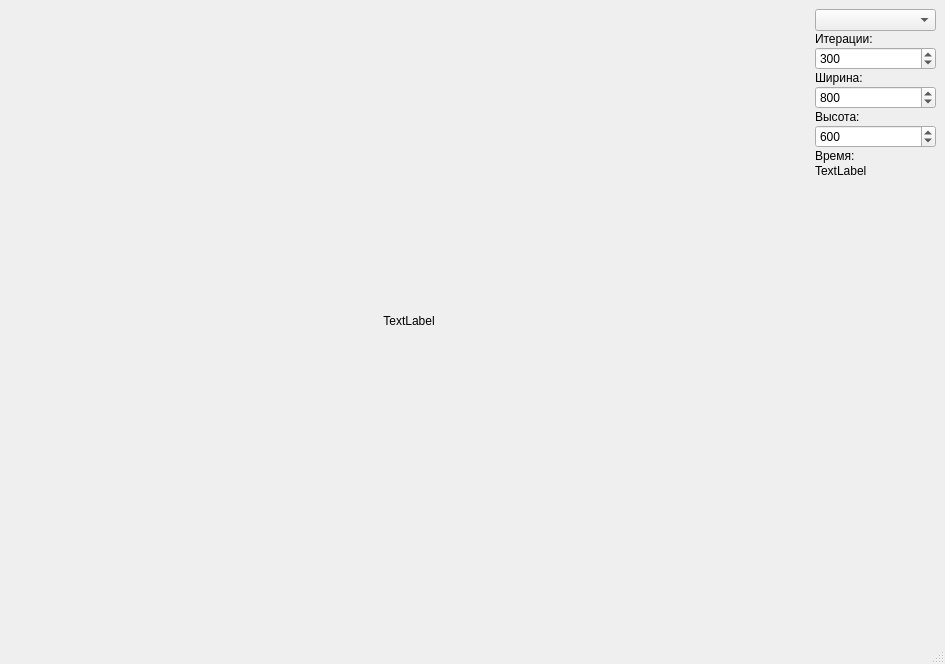
<?xml version="1.0" encoding="UTF-8"?>
<ui version="4.0">
 <class>MainWindow</class>
 <widget class="QMainWindow" name="MainWindow">
  <property name="geometry">
   <rect>
    <x>0</x>
    <y>0</y>
    <width>945</width>
    <height>664</height>
   </rect>
  </property>
  <property name="maximumSize">
   <size>
    <width>16777215</width>
    <height>16777215</height>
   </size>
  </property>
  <property name="windowTitle">
   <string>MainWindow</string>
  </property>
  <widget class="QWidget" name="centralwidget">
   <layout class="QGridLayout" name="gridLayout_4">
    <item row="0" column="0">
     <layout class="QGridLayout" name="gridLayout_3">
      <item row="0" column="0">
       <widget class="QLabel" name="label_13">
        <property name="sizePolicy">
         <sizepolicy hsizetype="Fixed" vsizetype="Fixed">
          <horstretch>0</horstretch>
          <verstretch>0</verstretch>
         </sizepolicy>
        </property>
        <property name="minimumSize">
         <size>
          <width>800</width>
          <height>600</height>
         </size>
        </property>
        <property name="maximumSize">
         <size>
          <width>800</width>
          <height>600</height>
         </size>
        </property>
        <property name="text">
         <string>TextLabel</string>
        </property>
        <property name="scaledContents">
         <bool>true</bool>
        </property>
        <property name="alignment">
         <set>Qt::AlignCenter</set>
        </property>
       </widget>
      </item>
      <item row="0" column="1">
       <layout class="QVBoxLayout" name="verticalLayout_3">
        <property name="spacing">
         <number>1</number>
        </property>
        <item>
         <widget class="QComboBox" name="comboBox_3"/>
        </item>
        <item>
         <widget class="QLabel" name="label_14">
          <property name="sizePolicy">
           <sizepolicy hsizetype="Preferred" vsizetype="Maximum">
            <horstretch>0</horstretch>
            <verstretch>0</verstretch>
           </sizepolicy>
          </property>
          <property name="text">
           <string>Итерации:</string>
          </property>
         </widget>
        </item>
        <item>
         <widget class="QSpinBox" name="spinBox_7">
          <property name="minimum">
           <number>64</number>
          </property>
          <property name="maximum">
           <number>409600</number>
          </property>
          <property name="value">
           <number>300</number>
          </property>
         </widget>
        </item>
        <item>
         <widget class="QLabel" name="label_15">
          <property name="sizePolicy">
           <sizepolicy hsizetype="Preferred" vsizetype="Maximum">
            <horstretch>0</horstretch>
            <verstretch>0</verstretch>
           </sizepolicy>
          </property>
          <property name="text">
           <string>Ширина:</string>
          </property>
         </widget>
        </item>
        <item>
         <widget class="QSpinBox" name="spinBox_8">
          <property name="minimum">
           <number>400</number>
          </property>
          <property name="maximum">
           <number>40000</number>
          </property>
          <property name="value">
           <number>800</number>
          </property>
         </widget>
        </item>
        <item>
         <widget class="QLabel" name="label_16">
          <property name="sizePolicy">
           <sizepolicy hsizetype="Preferred" vsizetype="Maximum">
            <horstretch>0</horstretch>
            <verstretch>0</verstretch>
           </sizepolicy>
          </property>
          <property name="text">
           <string>Высота:</string>
          </property>
         </widget>
        </item>
        <item>
         <widget class="QSpinBox" name="spinBox_9">
          <property name="minimum">
           <number>400</number>
          </property>
          <property name="maximum">
           <number>40000</number>
          </property>
          <property name="value">
           <number>600</number>
          </property>
         </widget>
        </item>
        <item>
         <widget class="QLabel" name="label_17">
          <property name="sizePolicy">
           <sizepolicy hsizetype="Preferred" vsizetype="Maximum">
            <horstretch>0</horstretch>
            <verstretch>0</verstretch>
           </sizepolicy>
          </property>
          <property name="text">
           <string>Время:</string>
          </property>
         </widget>
        </item>
        <item>
         <widget class="QLabel" name="label_18">
          <property name="sizePolicy">
           <sizepolicy hsizetype="Preferred" vsizetype="Maximum">
            <horstretch>0</horstretch>
            <verstretch>0</verstretch>
           </sizepolicy>
          </property>
          <property name="text">
           <string>TextLabel</string>
          </property>
         </widget>
        </item>
        <item>
         <spacer name="verticalSpacer">
          <property name="orientation">
           <enum>Qt::Vertical</enum>
          </property>
          <property name="sizeHint" stdset="0">
           <size>
            <width>20</width>
            <height>40</height>
           </size>
          </property>
         </spacer>
        </item>
       </layout>
      </item>
     </layout>
    </item>
   </layout>
  </widget>
  <widget class="QMenuBar" name="menubar">
   <property name="geometry">
    <rect>
     <x>0</x>
     <y>0</y>
     <width>945</width>
     <height>22</height>
    </rect>
   </property>
  </widget>
  <widget class="QStatusBar" name="statusbar"/>
 </widget>
 <resources/>
 <connections/>
</ui>
